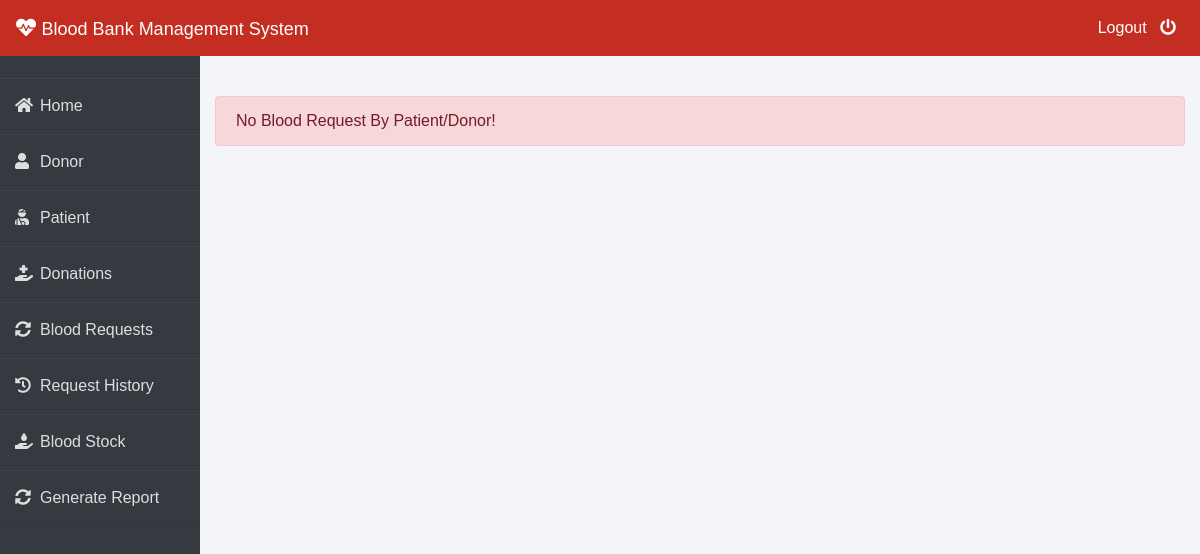
Before: /admin-request (signed in) with the older database file.
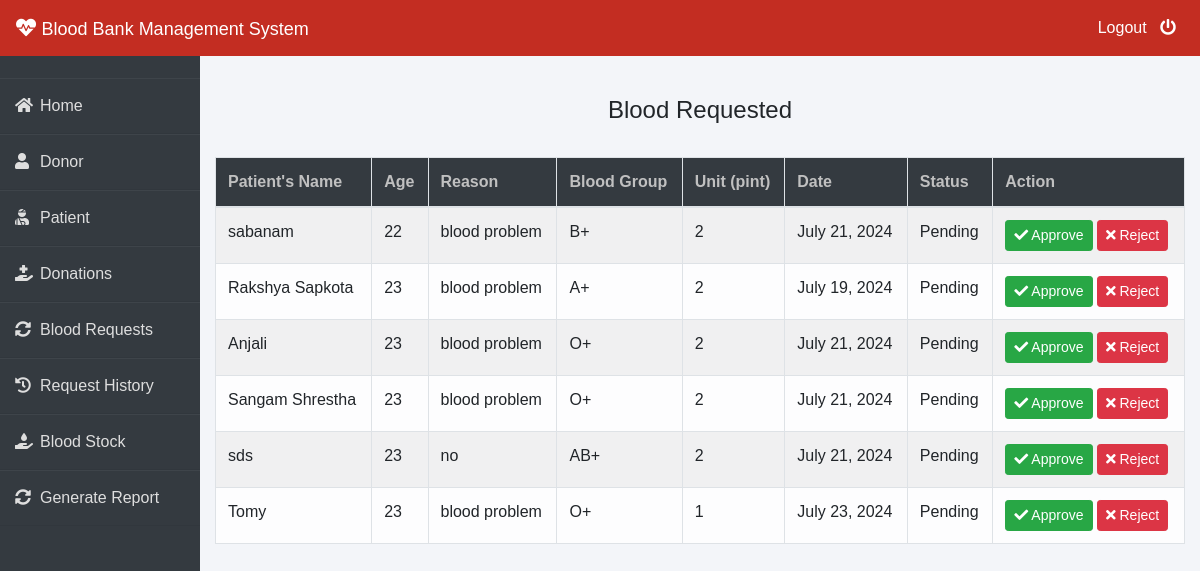
After: the same page with the newer database file.
### blood/models.py (models this page shows, shortened)
class BloodRequest(models.Model):
    request_by_patient=models.ForeignKey(pmodels.Patient,null=True,on_delete=models.CASCADE)
    request_by_donor=models.ForeignKey(dmodels.Donor,null=True,on_delete=models.CASCADE)
    patient_name=models.CharField(max_length=30)
    patient_age=models.PositiveIntegerField()
    reason=models.CharField(max_length=500)
    bloodgroup=models.CharField(max_length=10)
    unit=models.PositiveIntegerField(default=0)
    status=models.CharField(max_length=20,default="Pending")
    date_approved = models.DateField(null=True)
    date=models.DateField(auto_now=True)

### blood/views.py (the view)
# urls.py: path('admin-request', views.admin_request_view,name='admin-request'),
@login_required(login_url='adminlogin')
def admin_request_view(request):
    requests=models.BloodRequest.objects.all().filter(status='Pending')
    return render(request,'blood/admin_request.html',{'requests':requests})

### templates/blood/admin_request.html (shortened to what this page needs)
{% extends 'blood/adminbase.html' %}
{% block content %}
{% load widget_tweaks %}
{%load static%}
<br><br>
<div class="container">
    {% if requests %}
    <H4 class="text-center">Blood Requested</H4><br>
    <table class="table table-light table-hover table-bordered table-striped">
        <thead class="bg-dark">
            <tr>
                <th scope="col" style="color: rgb(192, 192, 192);">Patient's Name</th>
                <th scope="col" style="color: rgb(192, 192, 192);">Age</th>
                <th scope="col" style="color: rgb(192, 192, 192);">Reason</th>
                <th scope="col" style="color: rgb(192, 192, 192);">Blood Group</th>
                <th scope="col" style="color: rgb(192, 192, 192);">Unit (pint)</th>
                <th scope="col" style="color: rgb(192, 192, 192);">Date</th>
                <th scope="col" style="color: rgb(192, 192, 192);">Status</th>
                <th style="color: rgb(192, 192, 192);">Action</th>
            </tr>
        </thead>
        <tbody>
            {% for t in requests %}
            <tr>
                <td> {{t.patient_name}}</td>
                <td>{{t.patient_age}}</td>
                <td>{{t.reason}}</td>
                <td>{{t.bloodgroup}}</td>
                <td>{{t.unit}}</td>
                <td>{{t.date}}</td>
                <td>{{t.status}}</td>
                <td>
                    <button class="btn btn-success btn-sm"><a  style="text-decoration: none;color: white;" href="{% url 'update-approve-status' t.id  %}"><i class="fa fa-check"></i> Approve</a> </button>
                    <button class="btn btn-danger btn-sm"><a  style="text-decoration: none;color: white;" href="{% url 'update-reject-status' t.id  %}"><i class="fa fa-times"></i> Reject</a> </button>
                </td>
            </tr>
            {% endfor %}
        </tbody>
    </table>
{% else %}
<div class="alert alert-danger" role="alert">
    No Blood Request By Patient/Donor!
  </div>
{% endif %}
</div>
{% endblock content %}

Changed rows visible on the page:
added BloodRequest: patient_name "sabanam", patient_age "22", reason "blood problem", bloodgroup "B+", unit "2", date "July 21, 2024", status "Pending"
added BloodRequest: patient_name "Rakshya Sapkota", patient_age "23", reason "blood problem", bloodgroup "A+", unit "2", date "July 19, 2024", status "Pending"
added BloodRequest: patient_name "Anjali", patient_age "23", reason "blood problem", bloodgroup "O+", unit "2", date "July 21, 2024", status "Pending"
added BloodRequest: patient_name "Sangam Shrestha", patient_age "23", reason "blood problem", bloodgroup "O+", unit "2", date "July 21, 2024", status "Pending"
added BloodRequest: patient_name "sds", patient_age "23", reason "no", bloodgroup "AB+", unit "2", date "July 21, 2024", status "Pending"
added BloodRequest: patient_name "Tomy", patient_age "23", reason "blood problem", bloodgroup "O+", unit "1", date "July 23, 2024", status "Pending"
Other visible differences:
text no longer shown: "No Blood Request By Patient/Donor!"
text now shown: "Blood Requested Patient's Name Age Reason Blood Group Unit (pint) Date Status Action"
